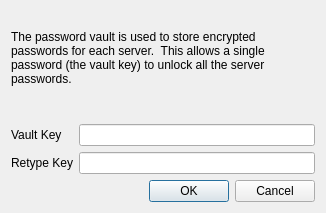
<?xml version="1.0" encoding="UTF-8"?>
<ui version="4.0">
 <class>SetPasswordVaultKeyDialog</class>
 <widget class="QDialog" name="SetPasswordVaultKeyDialog">
  <property name="geometry">
   <rect>
    <x>0</x>
    <y>0</y>
    <width>326</width>
    <height>213</height>
   </rect>
  </property>
  <property name="windowTitle">
   <string>Set Password Vault Key</string>
  </property>
  <layout class="QGridLayout" name="gridLayout_2">
   <item row="0" column="0">
    <widget class="QLabel" name="label_3">
     <property name="text">
      <string>The password vault is used to store encrypted 
passwords for each server.  This allows a single 
password (the vault key) to unlock all the server 
passwords.
</string>
     </property>
    </widget>
   </item>
   <item row="1" column="0">
    <layout class="QGridLayout" name="gridLayout">
     <item row="0" column="0">
      <widget class="QLabel" name="label">
       <property name="text">
        <string>Vault Key</string>
       </property>
      </widget>
     </item>
     <item row="0" column="1">
      <widget class="QLineEdit" name="password">
       <property name="echoMode">
        <enum>QLineEdit::Password</enum>
       </property>
      </widget>
     </item>
     <item row="1" column="0">
      <widget class="QLabel" name="label_2">
       <property name="text">
        <string>Retype Key</string>
       </property>
      </widget>
     </item>
     <item row="1" column="1">
      <widget class="QLineEdit" name="verifyPassword">
       <property name="echoMode">
        <enum>QLineEdit::Password</enum>
       </property>
      </widget>
     </item>
    </layout>
   </item>
   <item row="2" column="0">
    <widget class="QDialogButtonBox" name="buttonBox">
     <property name="orientation">
      <enum>Qt::Horizontal</enum>
     </property>
     <property name="standardButtons">
      <set>QDialogButtonBox::Cancel|QDialogButtonBox::Ok</set>
     </property>
    </widget>
   </item>
  </layout>
 </widget>
 <resources/>
 <connections>
  <connection>
   <sender>buttonBox</sender>
   <signal>accepted()</signal>
   <receiver>SetPasswordVaultKeyDialog</receiver>
   <slot>accept()</slot>
   <hints>
    <hint type="sourcelabel">
     <x>248</x>
     <y>254</y>
    </hint>
    <hint type="destinationlabel">
     <x>157</x>
     <y>274</y>
    </hint>
   </hints>
  </connection>
  <connection>
   <sender>buttonBox</sender>
   <signal>rejected()</signal>
   <receiver>SetPasswordVaultKeyDialog</receiver>
   <slot>reject()</slot>
   <hints>
    <hint type="sourcelabel">
     <x>316</x>
     <y>260</y>
    </hint>
    <hint type="destinationlabel">
     <x>286</x>
     <y>274</y>
    </hint>
   </hints>
  </connection>
 </connections>
</ui>
